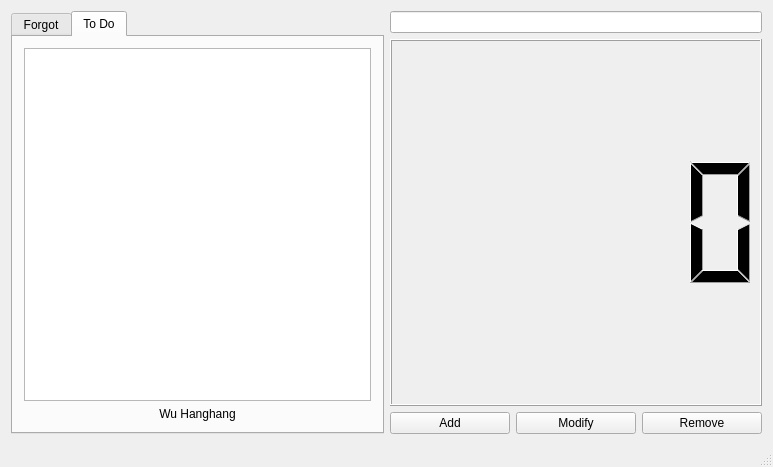
<?xml version="1.0" encoding="UTF-8"?>
<ui version="4.0">
 <class>MainWindow</class>
 <widget class="QMainWindow" name="MainWindow">
  <property name="geometry">
   <rect>
    <x>0</x>
    <y>0</y>
    <width>773</width>
    <height>467</height>
   </rect>
  </property>
  <property name="windowTitle">
   <string>WuHanghang To Do</string>
  </property>
  <widget class="QWidget" name="centralWidget">
   <layout class="QHBoxLayout" name="horizontalLayout_4">
    <item>
     <layout class="QHBoxLayout" name="horizontalLayout_3">
      <item>
       <widget class="QTabWidget" name="selectTab">
        <property name="focusPolicy">
         <enum>Qt::NoFocus</enum>
        </property>
        <property name="currentIndex">
         <number>1</number>
        </property>
        <widget class="QWidget" name="forgotTab">
         <attribute name="title">
          <string>Forgot</string>
         </attribute>
         <layout class="QVBoxLayout" name="verticalLayout">
          <item>
           <layout class="QHBoxLayout" name="horizontalLayout">
            <item>
             <widget class="QListWidget" name="forgotList"/>
            </item>
           </layout>
          </item>
          <item>
           <widget class="QLabel" name="label">
            <property name="text">
             <string>Wu Hanghang</string>
            </property>
            <property name="alignment">
             <set>Qt::AlignCenter</set>
            </property>
           </widget>
          </item>
         </layout>
        </widget>
        <widget class="QWidget" name="toDoTab">
         <attribute name="title">
          <string>To Do</string>
         </attribute>
         <layout class="QVBoxLayout" name="verticalLayout_2">
          <item>
           <widget class="QListWidget" name="toDoList">
            <property name="autoFillBackground">
             <bool>true</bool>
            </property>
           </widget>
          </item>
          <item>
           <widget class="QLabel" name="label2">
            <property name="text">
             <string>Wu Hanghang</string>
            </property>
            <property name="alignment">
             <set>Qt::AlignCenter</set>
            </property>
           </widget>
          </item>
         </layout>
        </widget>
       </widget>
      </item>
      <item>
       <layout class="QVBoxLayout" name="verticalLayout_3">
        <item>
         <widget class="QLineEdit" name="lineEdit">
          <property name="mouseTracking">
           <bool>false</bool>
          </property>
          <property name="focusPolicy">
           <enum>Qt::NoFocus</enum>
          </property>
          <property name="acceptDrops">
           <bool>false</bool>
          </property>
          <property name="alignment">
           <set>Qt::AlignCenter</set>
          </property>
         </widget>
        </item>
        <item>
         <widget class="QLCDNumber" name="timeLCD">
          <property name="autoFillBackground">
           <bool>true</bool>
          </property>
         </widget>
        </item>
        <item>
         <layout class="QHBoxLayout" name="horizontalLayout_2">
          <item>
           <widget class="QPushButton" name="addButton">
            <property name="text">
             <string>Add</string>
            </property>
           </widget>
          </item>
          <item>
           <widget class="QPushButton" name="modifyButton">
            <property name="text">
             <string>Modify</string>
            </property>
           </widget>
          </item>
          <item>
           <widget class="QPushButton" name="removeButton">
            <property name="text">
             <string>Remove</string>
            </property>
           </widget>
          </item>
         </layout>
        </item>
       </layout>
      </item>
     </layout>
    </item>
   </layout>
  </widget>
  <widget class="QStatusBar" name="statusBar"/>
 </widget>
 <layoutdefault spacing="6" margin="11"/>
 <tabstops>
  <tabstop>toDoList</tabstop>
  <tabstop>forgotList</tabstop>
  <tabstop>addButton</tabstop>
  <tabstop>modifyButton</tabstop>
  <tabstop>removeButton</tabstop>
  <tabstop>lineEdit</tabstop>
  <tabstop>selectTab</tabstop>
 </tabstops>
 <resources/>
 <connections/>
</ui>
